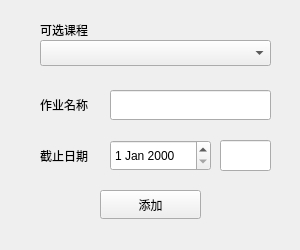
<?xml version="1.0" encoding="UTF-8"?>
<ui version="4.0">
 <class>Widget_LessonTask</class>
 <widget class="QWidget" name="Widget_LessonTask">
  <property name="geometry">
   <rect>
    <x>0</x>
    <y>0</y>
    <width>300</width>
    <height>250</height>
   </rect>
  </property>
  <property name="windowTitle">
   <string>Form</string>
  </property>
  <widget class="QComboBox" name="comboBox">
   <property name="geometry">
    <rect>
     <x>40</x>
     <y>40</y>
     <width>231</width>
     <height>26</height>
    </rect>
   </property>
  </widget>
  <widget class="QLabel" name="label_lesson">
   <property name="geometry">
    <rect>
     <x>40</x>
     <y>20</y>
     <width>69</width>
     <height>20</height>
    </rect>
   </property>
   <property name="text">
    <string>可选课程</string>
   </property>
  </widget>
  <widget class="QLabel" name="label_name">
   <property name="geometry">
    <rect>
     <x>40</x>
     <y>90</y>
     <width>69</width>
     <height>30</height>
    </rect>
   </property>
   <property name="text">
    <string>作业名称</string>
   </property>
  </widget>
  <widget class="QLineEdit" name="lineEdit_name">
   <property name="geometry">
    <rect>
     <x>110</x>
     <y>90</y>
     <width>161</width>
     <height>30</height>
    </rect>
   </property>
  </widget>
  <widget class="QPushButton" name="pushButton">
   <property name="geometry">
    <rect>
     <x>100</x>
     <y>190</y>
     <width>101</width>
     <height>29</height>
    </rect>
   </property>
   <property name="text">
    <string>添加</string>
   </property>
  </widget>
  <widget class="QLabel" name="label_date">
   <property name="geometry">
    <rect>
     <x>40</x>
     <y>140</y>
     <width>71</width>
     <height>31</height>
    </rect>
   </property>
   <property name="text">
    <string>截止日期</string>
   </property>
  </widget>
  <widget class="QDateEdit" name="dateEdit">
   <property name="geometry">
    <rect>
     <x>110</x>
     <y>140</y>
     <width>101</width>
     <height>31</height>
    </rect>
   </property>
  </widget>
  <widget class="QLineEdit" name="lineEdit_hour">
   <property name="geometry">
    <rect>
     <x>220</x>
     <y>140</y>
     <width>51</width>
     <height>31</height>
    </rect>
   </property>
  </widget>
 </widget>
 <resources/>
 <connections/>
</ui>
